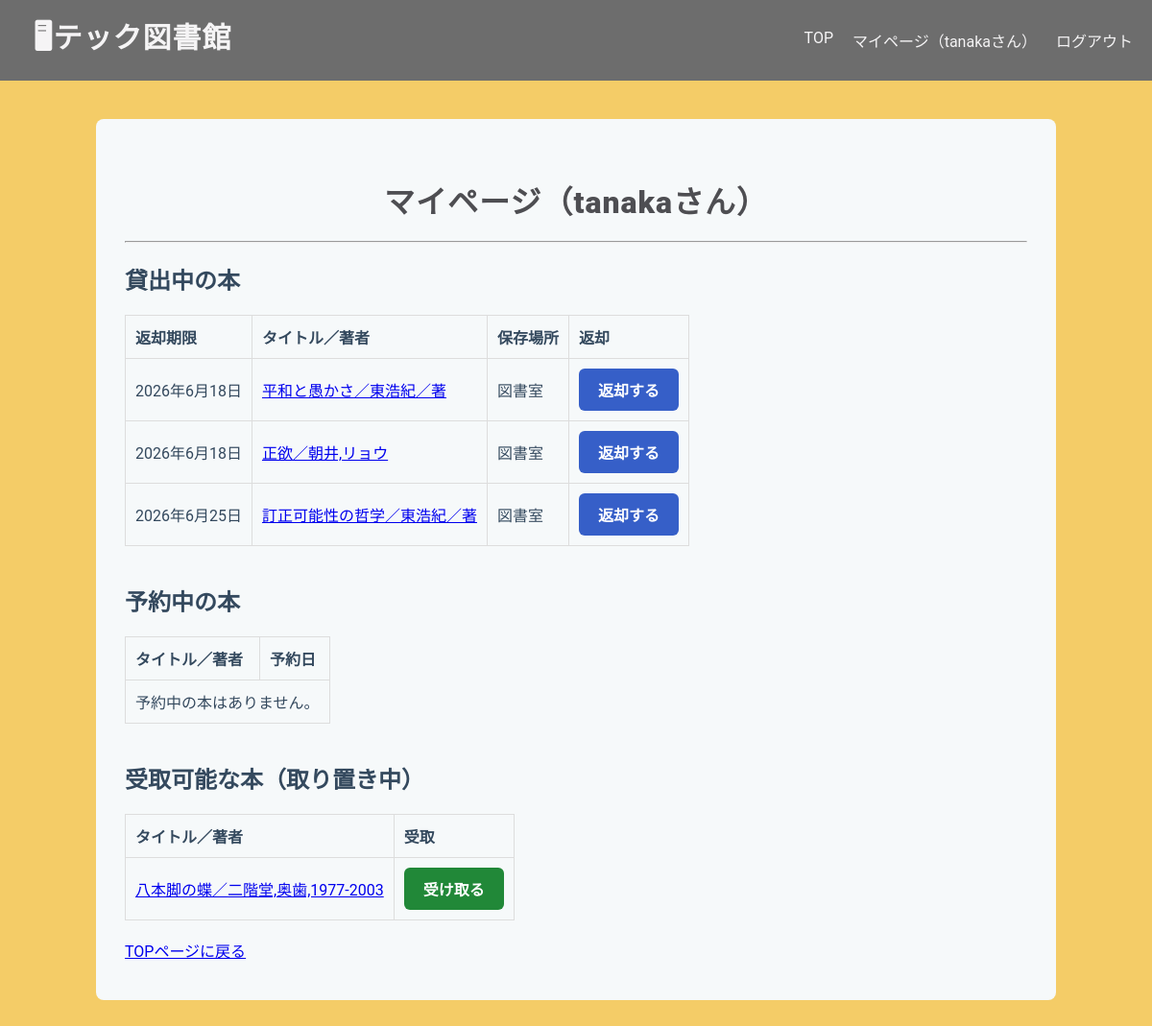
Before: /library/mypage/ (signed in) with the older database file.
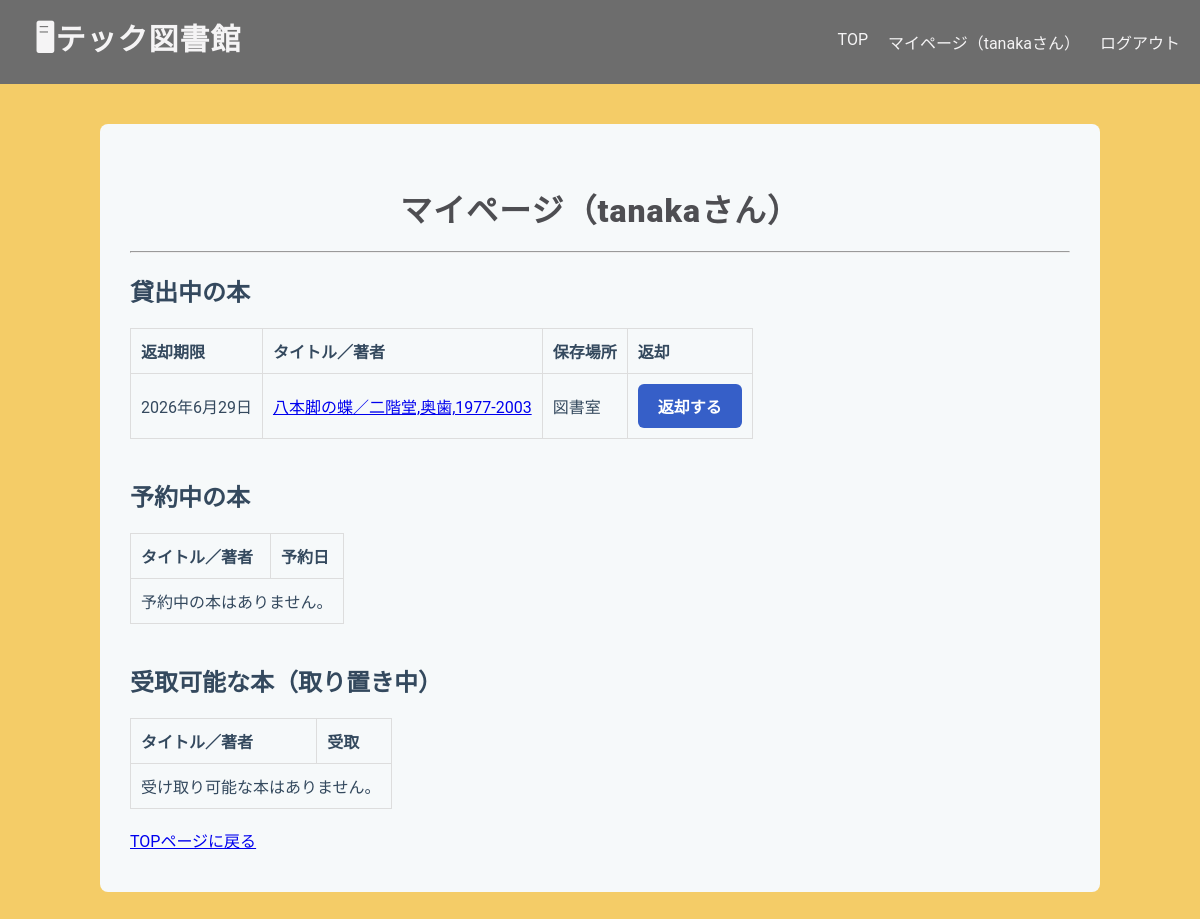
After: the same page with the newer database file.
### libraryapp/models.py (models this page shows, shortened)
class Borrow(models.Model):
    user = models.ForeignKey(User, on_delete=models.CASCADE)
    stock = models.ForeignKey(
        Stock,
        on_delete=models.PROTECT,
        related_name="borrows"
    )
    borrowed_at = models.DateTimeField(default=timezone.now)
    due_date = models.DateField()
    returned_at = models.DateTimeField(null=True, blank=True)

class Stock(models.Model):
    book = models.ForeignKey(
        Book,
        on_delete=models.CASCADE,
        related_name="stocks"
    )
    location = models.ForeignKey(
        Location,
        on_delete=models.PROTECT,
        related_name="stocks"
    )
    is_available = models.BooleanField(default=True)

class Book(models.Model):
    isbn = models.CharField(
        max_length=17,
        help_text='ISBN-10 または ISBN-13（ハイフン可）',
        verbose_name='ISBN',
        unique=True,
    )
    title = models.CharField(max_length=200, blank=True)
    author = models.CharField(max_length=200, null=True, blank=True)
    publisher = models.CharField(max_length=200, null=True, blank=True)
    publication_date = models.DateField(null=True, blank=True)
    description = models.TextField(null=True, blank=True)
    cover_url = models.URLField(null=True, blank=True)
    edition_number = models.IntegerField(default=1)

class Location(models.Model):
    name = models.CharField(max_length=100)
    def __str__(self):
        return self.name

class HoldStock(models.Model):
    user = models.ForeignKey(User, on_delete=models.CASCADE)
    stock = models.ForeignKey(Stock, on_delete=models.CASCADE)
    created_at = models.DateTimeField(default=timezone.now)
    is_pickedup = models.BooleanField(default=False) # 受取済みか

### libraryapp/views.py (the view)
# urls.py: path('mypage/', views.MyPageView.as_view(), name='mypage'),
class MyPageView(LoginRequiredMixin, ListView):
    model = Borrow
    template_name = "libraryapp/mypage.html"
    context_object_name = "borrows"
    def get_queryset(self):
        return Borrow.objects.filter(
            user=self.request.user,
            returned_at__isnull=True
        ).select_related("stock__book")
    def get_context_data(self, **kwargs):
        context = super().get_context_data(**kwargs)
        context['reservations'] = Reservation.objects.filter(
            user=self.request.user
        ).select_related("book")
        context['hold_stocks'] = HoldStock.objects.filter(
            user=self.request.user,
            is_pickedup=False
        ).select_related("stock__book")
        return context

### templates/libraryapp/mypage.html (shortened to what this page needs)
{% extends "libraryapp/base.html" %}
{% block content %}
<h1>マイページ（{{ user.username }}さん）</h1>
<hr>
<h2>貸出中の本</h2>
<table border="1">
    <tr>
        <th>返却期限</th>
        <th>タイトル／著者</th>
        <th>保存場所</th>
        <th>返却</th>
    </tr>
    {% for borrow in borrows %}
    <tr>
        <td>{{ borrow.due_date }}</td>
        <td>
            <a href="{% url 'book_detail' borrow.stock.book.id %}">
                {{ borrow.stock.book.title }}／{{ borrow.stock.book.author }}
            </a>
        </td>
        <td>{{ borrow.stock.location }}</td>
        <td>
            <a href="{% url 'return_book' borrow.id %}"
                class="action-button3">
                返却する
            </a>
        </td>
    </tr>
    {% empty %}
    <tr>
        <td colspan="6">貸出中の本はありません。</td>
    </tr>
    {% endfor %}
</table>
<br>
<h2>予約中の本</h2>
<table border="1">
    <tr>
        <th>タイトル／著者</th>
        <th>予約日</th>
    </tr>
    {% for reservation in reservations %}
    <tr>
        <td>
            <a href="{% url 'book_detail' reservation.book.id %}">
                {{ reservation.book.title }}／{{ reservation.book.author }}
            </a>
        </td>
        <td>
            {{ reservation.reserved_at|date:"Y-m-d" }}
        </td>
    </tr>
    {% empty %}
    <tr>
        <td colspan="4">予約中の本はありません。</td>
    </tr>
    {% endfor %}
</table>
<br>
<h2>受取可能な本（取り置き中）</h2>
<table border="1">
    <tr>
        <th>タイトル／著者</th>
        <th>受取</th>
    </tr>
    {% for hold in hold_stocks %}
    <tr>
        <td>
            <a href="{% url 'book_detail' hold.stock.book.id %}">
                {{ hold.stock.book.title }}／{{ hold.stock.book.author }}
            </a>
        </td>
        <td>
            <a href="{% url 'pickup_confirm' hold.id %}"
                class="action-button">
                受け取る
            </a>
        </td>
    </tr>
    {% empty %}
    <tr>
        <td colspan="4">受け取り可能な本はありません。</td>
    </tr>
    {% endfor %}
</table>
<br>
<a href="{% url 'home' %}">TOPページに戻る</a>
{% endblock content %}

Changed rows visible on the page:
no longer on this page (row edited): Borrow: due_date "2026年6月18日", stock.book "平和と愚かさ", stock.book.author "東浩紀／著", stock.location "図書室"
no longer on this page (row edited): Borrow: due_date "2026年6月18日", stock.book "正欲", stock.book.author "朝井,リョウ", stock.location "図書室"
no longer on this page (row edited): Borrow: due_date "2026年6月25日", stock.book "訂正可能性の哲学", stock.book.author "東浩紀／著", stock.location "図書室"
removed HoldStock: stock.book "八本脚の蝶", stock.book.author "二階堂,奥歯,1977-2003"
added Borrow: due_date "2026年6月29日", stock.book "八本脚の蝶", stock.book.author "二階堂,奥歯,1977-2003", stock.location "図書室"
Other visible differences:
text now shown: "受け取り可能な本はありません。"
